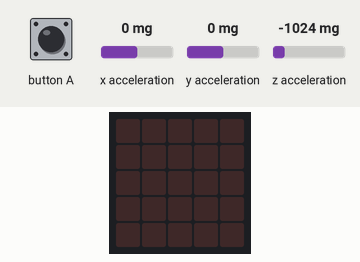
This program was run on a simulated BBC micro:bit running MicroPython. Parts: the board's 5×5 LED display. The inputs (shaded band) are chosen by the test bench; at power-on: x acceleration 0 mg, y acceleration 0 mg, z acceleration -1024 mg.

Above: at 1.2 s.
1.3 s: x acceleration set to -1440 mg
At 1.8 s:
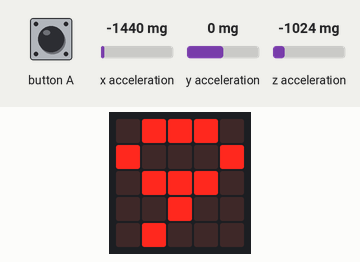
At 3.3 s:
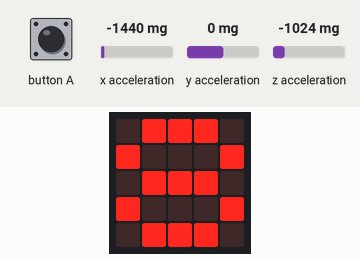
4.3 s: button A pressed for 0.15 s
Timing chart, 0 to 7.3 s (numbered marks = the images above; inputs shaded):
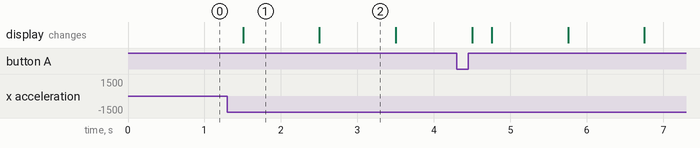

Measured:
- after the input at 1.3 s, the display: changes after 0.21 s (image 1)
- what the display in image 1 shows lasts 1.0 s, from 1.5 s to 2.5 s

The program:

accel_logging.py
```python
# Add your Python code here. E.g.
from microbit import *
import math

while True:

    x=accelerometer.get_x()
    y=accelerometer.get_y()
    z=accelerometer.get_z()
    #print("x: ",x)
    #print("y: ",y)
    #print("z: ",z)
    presses=button_a.get_presses()
    if math.sqrt((x*x)+(y*y)) > 1000:
        pressed=False
        for i in range(9,0,-1):
            display.show(i)
            sleep(1000)
            if button_a.get_presses()>presses:
                pressed=True
                display.show(" ")
                break


        if not(pressed):
            print("help")
            display.show(" ")
    sleep(250)
```
